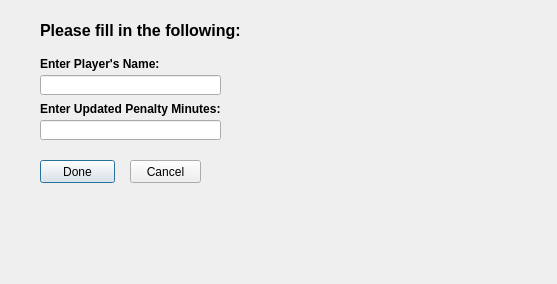
<?xml version="1.0" encoding="UTF-8"?>
<ui version="4.0">
 <class>Dialog10</class>
 <widget class="QDialog" name="Dialog10">
  <property name="geometry">
   <rect>
    <x>0</x>
    <y>0</y>
    <width>557</width>
    <height>284</height>
   </rect>
  </property>
  <property name="windowTitle">
   <string>Dialog</string>
  </property>
  <widget class="QLabel" name="labelpic">
   <property name="geometry">
    <rect>
     <x>0</x>
     <y>-20</y>
     <width>561</width>
     <height>301</height>
    </rect>
   </property>
   <property name="text">
    <string/>
   </property>
  </widget>
  <widget class="QLabel" name="labelpic2">
   <property name="geometry">
    <rect>
     <x>270</x>
     <y>0</y>
     <width>281</width>
     <height>281</height>
    </rect>
   </property>
   <property name="text">
    <string/>
   </property>
  </widget>
  <widget class="QLabel" name="label_3">
   <property name="geometry">
    <rect>
     <x>40</x>
     <y>56</y>
     <width>131</width>
     <height>16</height>
    </rect>
   </property>
   <property name="text">
    <string>&lt;html&gt;&lt;head/&gt;&lt;body&gt;&lt;p&gt;&lt;span style=&quot; font-weight:600;&quot;&gt;Enter Player's Name:&lt;/span&gt;&lt;/p&gt;&lt;/body&gt;&lt;/html&gt;</string>
   </property>
  </widget>
  <widget class="QLineEdit" name="lineEdit">
   <property name="geometry">
    <rect>
     <x>40</x>
     <y>75</y>
     <width>181</width>
     <height>20</height>
    </rect>
   </property>
  </widget>
  <widget class="QLineEdit" name="lineEdit_2">
   <property name="geometry">
    <rect>
     <x>40</x>
     <y>120</y>
     <width>181</width>
     <height>20</height>
    </rect>
   </property>
  </widget>
  <widget class="QLabel" name="label_4">
   <property name="geometry">
    <rect>
     <x>40</x>
     <y>101</y>
     <width>191</width>
     <height>16</height>
    </rect>
   </property>
   <property name="text">
    <string>&lt;html&gt;&lt;head/&gt;&lt;body&gt;&lt;p&gt;&lt;span style=&quot; font-weight:600;&quot;&gt;Enter Updated Penalty Minutes:&lt;/span&gt;&lt;/p&gt;&lt;/body&gt;&lt;/html&gt;</string>
   </property>
  </widget>
  <widget class="QLabel" name="label">
   <property name="geometry">
    <rect>
     <x>40</x>
     <y>10</y>
     <width>221</width>
     <height>41</height>
    </rect>
   </property>
   <property name="text">
    <string>&lt;html&gt;&lt;head/&gt;&lt;body&gt;&lt;p&gt;&lt;span style=&quot; font-size:12pt; font-weight:600;&quot;&gt;Please fill in the following:&lt;/span&gt;&lt;/p&gt;&lt;/body&gt;&lt;/html&gt;</string>
   </property>
  </widget>
  <widget class="QPushButton" name="pushButton">
   <property name="geometry">
    <rect>
     <x>40</x>
     <y>160</y>
     <width>75</width>
     <height>23</height>
    </rect>
   </property>
   <property name="text">
    <string>Done</string>
   </property>
  </widget>
  <widget class="QPushButton" name="pushButton_2">
   <property name="geometry">
    <rect>
     <x>130</x>
     <y>160</y>
     <width>71</width>
     <height>23</height>
    </rect>
   </property>
   <property name="text">
    <string>Cancel</string>
   </property>
  </widget>
 </widget>
 <resources/>
 <connections/>
</ui>
